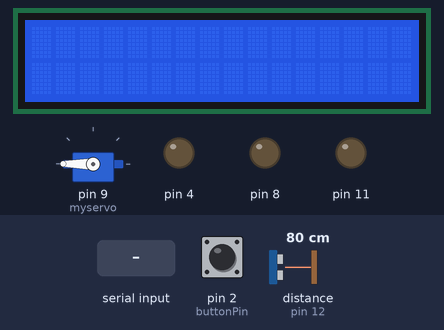
This sketch was run on a simulated Arduino Uno, built with avr-gcc and run on an emulated ATmega328P. On the bench: servo, 16×2 character LCD, output pins drawn as LEDs (lit = HIGH). The test bench sets the inputs (shaded band); at power-on: pin 2 (buttonPin) HIGH, distance to the obstacle (sensor on pin 12) 80 cm. The echo pulse lasts 58.3 µs per cm; random numbers use the default seed unless the sketch sets one; EEPROM starts erased; pins used as bus, display or sensor lines are not drawn; what the sketch prints to the serial monitor is not drawn.

Above: at 2.3 s.
2.4 s: "1\n" received over Serial
3.9 s: "1\n" received over Serial
At 6.2 s:
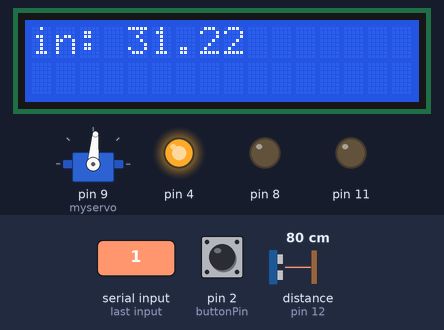
Timing chart, 0 to 17.3 s (numbered marks = the images above; inputs shaded):
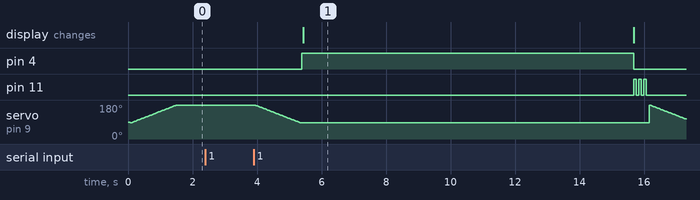

The sketch:

SchrodingerCat.ino
```cpp
//Schrödinger's cat Group Project

#include <EEPROM.h>

//Data
const unsigned int flagAddress = 0;
const unsigned int notFirst = 128;
byte value = 0;

String password = "";
String passwordMatch = "";

char passwordArray[5] = {'0', '0', '0', '0', '\0'};
char passwordRead[5] = {'0', '0', '0', '0', '\0'};
char matchArray[5] = {'0', '0', '0', '0', '\0'};

const unsigned int passwordAddress = 1;//Desired location of address

int matchCount = 0;

//const int buttonPin1 = 7;     // the number of the pushbutton pin
//int buttonState = 0;         // variable for reading the pushbutton status

#include <Servo.h>

Servo myservo;  // create servo object to control a servo
// twelve servo objects can be created on most boards

#include <Wire.h>  // Comes with Arduino IDE
#include <LiquidCrystal_I2C.h>

//Liquid Crystal
LiquidCrystal_I2C lcd(0x3F, 2, 1, 0, 4, 5, 6, 7, 3, POSITIVE);  // Set the LCD I2C address

int trigPin = A1;    //Trig - green Jumper
int echoPin = 12;    //Echo - yellow Jumper
float duration, distance, distanceCheck;

const int buttonPin = 2;     // the number of the pushbutton pin

// variables will change:
int buttonState = 0;         // variable for reading the pushbutton status
long randNumber;
int catLife;
int check1;
int pos = 0;    // variable to store the servo position

void setup() {

  Serial.begin(9600);
  //Define inputs and outputs
  pinMode(trigPin, OUTPUT);
  pinMode(echoPin, INPUT);

  // initialize digital pin LED_BUILTIN as an output.
  pinMode(11, OUTPUT);//11=red
  pinMode(8, OUTPUT);//8=yellow
  pinMode(4, OUTPUT);//4=green

  myservo.attach(9);  // attaches the servo on pin 9 to the servo object

  pinMode(buttonPin, INPUT_PULLUP); // initialize the pushbutton pin as an input

  lcd.begin(16, 2);  // initialize the lcd for 16 chars 2 lines, turn on backlight
  lcd.backlight(); // finish with backlight on
  lcd.clear();
  unlock();//Unlock at start

  //EEPROM
  value = EEPROM.read(flagAddress);//Gets value @ first address

  // read the state of the pushbutton value:
  buttonState = digitalRead(buttonPin);

  if (buttonState == HIGH) {//Check if it needs to be reset
    Serial.println("Reset option selected");

    newPassword();
    matchCheck();
  }
  else if (value == 128) { //Check if this is first time use or not
    Serial.println("Welcome back...");
    matchCheck();
  }
  else  //Check if this is first time use
  {
    Serial.println("This is the first time powered up...");

    newPassword();
    matchCheck();
  }

}

void loop() {

  buttonState = digitalRead(buttonPin);  // read the state of the pushbutton value
  delay(15);

  if (digitalRead(buttonPin) == HIGH) {//Button Pressed
    digitalWrite(8, LOW);
    lock();//If button pressed lock the box
    delay(15);//Wait 10 seconds

    check1 = doStuff();//Match the sensor input to unlock, green light
    if (check1 == 1) {//PASS
      delay(10);
      for ( int i = 0; i < 10; i++) {
        allBlink();
      }
      unlock();
      delay(15);//Wait 10 seconds
      theCat(); //Outcome cat
    }
    else {//FAIL
      digitalWrite(11, HIGH);   // turn the LED on (HIGH is the voltage level)
      delay(75);
      digitalWrite(11, LOW);
      delay(75);
      digitalWrite(11, HIGH);
      delay(75);
      digitalWrite(11, LOW);
      delay(75);
      digitalWrite(11, HIGH);
      delay(75);
      digitalWrite(11, LOW);
      delay(75);
    }

  }
  else {
    digitalWrite(8, HIGH);   // turn the LED on (HIGH is the voltage level)
    delay(10);
  }

  delay(10);

}

void theCat() {
  randNumber = random(1000);  //create random number
  if ((randNumber % 3 ) == 0) { //The outcome of the cat.
    lcd.clear(); //Clear the screen
    lcd.setCursor(0, 0);
    lcd.print("    DEAD");//output Dead
    lcd.setCursor(0, 1);
    lcd.print("     ...RIP");//output Dead
  }
  else {
    lcd.clear(); //Clear the screen
    lcd.setCursor(0, 0);
    lcd.print("     ALIVE");//output Dead
    lcd.setCursor(0, 1);
    lcd.print(" Meow Meow Meow");//output Dead
  }

}

void lock() {
  //Serial.println("lock");
  for (pos = 180; pos >= 85; pos -= 1) { // goes from 180 degrees to 0 degrees
    myservo.write(pos);              // tell servo to go to position in variable 'pos'
    delay(15);                       // waits 15ms for the servo to reach the position
  }
}

void unlock() {
  // Serial.println("unlock");
  for (pos = 85; pos <= 180; pos += 1) { // goes from 0 degrees to 180 degrees
    // in steps of 1 degree
    myservo.write(pos);              // tell servo to go to position in variable 'pos'
    delay(15);                       // waits 15ms for the servo to reach the position
  }
}


int doStuff() {
  //Solid Green light
  digitalWrite(4, HIGH);   // turn the green LED on while checking ok
  delay(10);
  lcd.clear(); //Clear the screen
  lcd.setCursor(0, 0);
  lcd.print("Do Stuff");//output Dead

  for (int i = 0; i < 10; i++) {
    distanceCheck = theDistance();
    // Serial.println(distanceCheck);
    delay(1000);
    lcd.clear();

    if (distanceCheck > 1 && distanceCheck < 7) {
      digitalWrite(4, LOW);
      delay(50);
      digitalWrite(4, HIGH);   // turn the green LED on while checking ok
      delay(50);
      digitalWrite(4, LOW);
      delay(50);
      digitalWrite(4, HIGH);   // turn the green LED on while checking ok
      delay(50);
      digitalWrite(4, LOW);
      delay(50);
      digitalWrite(4, HIGH);   // turn the green LED on while checking ok
      delay(50);
      digitalWrite(4, LOW);   // turn the green LED on while checking done
      delay(10);
      return 1;
    }
  }

  digitalWrite(4, LOW);   // turn the green LED on while checking done
  delay(10);
  return 0;
}

float theDistance() { // The sensor is triggered by a HIGH pulse of 10 or more microseconds.
  // Give a short LOW pulse beforehand to ensure a clean HIGH pulse:
  digitalWrite(trigPin, LOW);
  delayMicroseconds(5);
  digitalWrite(trigPin, HIGH);
  delayMicroseconds(10);
  digitalWrite(trigPin, LOW);

  // Read the signal from the sensor: a HIGH pulse whose
  // duration is the time (in microseconds) from the sending
  // of the ping to the reception of its echo off of an object.
  pinMode(echoPin, INPUT);
  duration = pulseIn(echoPin, HIGH);//read in duration

  distance = ( duration * .0066929 );//Convert to inches

  // NOTE: Cursor Position: (CHAR, LINE) start at 0
  lcd.setCursor(0, 0);
  lcd.print("in: ");//Outout in
  lcd.print(distance);

  //distance = ( duration * .017 );//Convert to cm
  //lcd.setCursor(0, 1);
  //lcd.print("cm:");//output cm
  //lcd.print(distance);

  //delay(250);
  //lcd.clear();
  delay(10);
  return distance;
}


void allBlink() { //Waiting lights

  digitalWrite(11, HIGH);   // turn the LED on (HIGH is the voltage level)
  delay(250);                       // wait for a second
  digitalWrite(11, LOW);    // turn the LED off by making the voltage LOW
  delay(250);                       // wait for a second
  digitalWrite(8, HIGH);   // turn the LED on (HIGH is the voltage level)
  delay(250);                       // wait for a second
  digitalWrite(8, LOW);    // turn the LED off by making the voltage LOW
  delay(250);                       // wait for a second
  digitalWrite(4, HIGH);   // turn the LED on (HIGH is the voltage level)
  delay(250);                       // wait for a second
  digitalWrite(4, LOW);    // turn the LED off by making the voltage LOW
  delay(250);                       // wait for a second

}

void newPassword() { //Gets the users new password

  Serial.println("Please enter a new 4 digit password, followed by Enter.");
  while (!Serial.available()) {
    // just loop, maybe delay a small amount
    delay(1);
  }

  while (Serial.available()) {
    password = Serial.readStringUntil('\n');//read in the string till endline
  }
  if (password != "") {
    password.toCharArray(passwordArray, 5);//string to char array

    for (int i = 0; i < 5; i++) {//Store the char array to the eeprom
      EEPROM.write((i + 1), passwordArray[i]);
    }
    Serial.println("Password has been saved to the EEPROM.");//print out the string
    EEPROM.update(flagAddress, 128);
  }
  else
    Serial.println("Error @ line 40.");
}

void matchCheck() {

  Serial.println("Please enter a 4 digit password, followed by Enter."); //print out the string

  while (!Serial.available()) {
    delay(1);// just loop, maybe delay a small amount
  }

  while (Serial.available()) { //take in a string passwordMatch
    passwordMatch = Serial.readStringUntil('\n');//read in the string till endline
  }
  if (passwordMatch != "") {//If there is confirmed data in then

    for (int i = 0; i < 5; i++) {//Store the eeprom to char array
      passwordRead[i] = EEPROM.read(i + 1);
    }
  }

  passwordMatch.toCharArray(matchArray, 5);//string to char array
  //compare matchArray to passwordRead

  for (int i = 0; i < sizeof(passwordRead); i++) {
    if (matchArray[i] != passwordRead[i]) {
      //if not match tell user to restart and try again.
      Serial.println("Incorrect password. Please restart Arduino and try again.");//print out the string
      Serial.println("To reset password hold down button at startup.");
      delay(500);
      exit(0);
    }
    else {//check if match with password

      matchCount ++;//increment counter

      if (matchCount == sizeof(passwordRead)) {

        Serial.println("Password match. Now entering Schrödinger's cat...");
        matchCount = 0;//reset counter
        loop();//if match go to loop()

      }
    }
  }
}
```

Measured:
- after the input at 2.4 s, every drawn part: stays the same
- after the input at 3.9 s, pin 4: LOW → HIGH after 1.5 s, → LOW 10.3 s later; pin 11: alternates HIGH for 0.08 s and LOW for 0.08 s, 6 changes in all, then stays LOW, starting after 11.8 s; the display: changes after 1.5 s (image 1)
